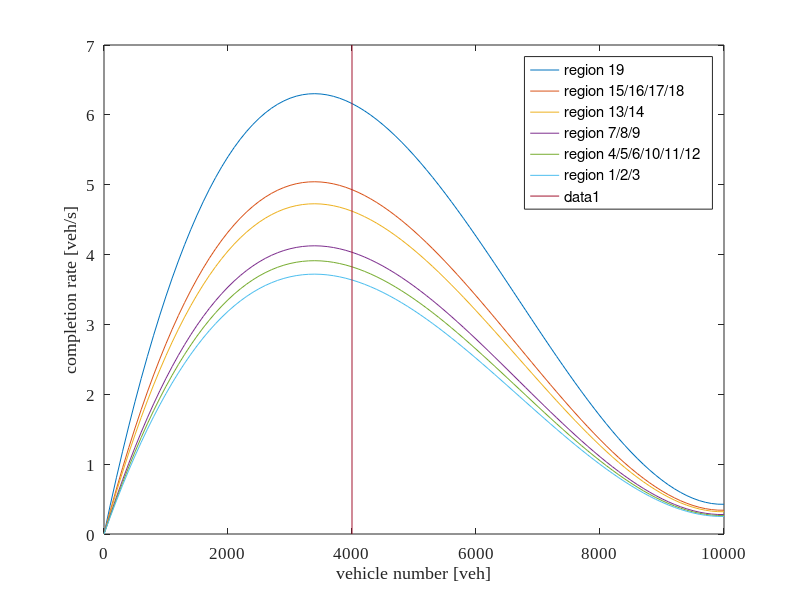
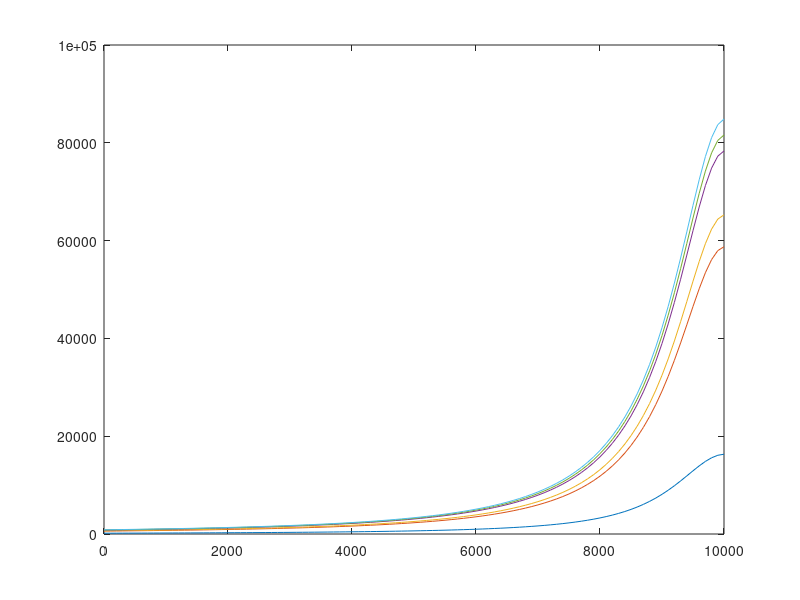

These figures' MATLAB source, in order: (Note: this script raises an error after producing the figures.)
%%%%%%%%%%%%%%%%%%%%%%%%%%%%%%%%%%%%%%%%%%%%%%%%%%%%%%%%%%%%%%%%%%%%%%%%%%%
%%%%%%plot the figures needed for paper
%%%%%%%%%%%%%%%%%%%%%%%%%%%%%%%%%%%%%%%%%%%%%%%%%%%%%%%%%%%%%%%%%%%%%%%%%%%
close all
clear
%% MFD functions
a = 1.4877e-7;
b = -2.9815e-3;
c = 15.0912;

x = 0:100:10000;

s1 = (a*x.^3 + b*x.^2 + c*x)/3600;
s2 = (a*x.^3 + b*x.^2 + c*x)/4500;
s3 = (a*x.^3 + b*x.^2 + c*x)/4800;
s4 = (a*x.^3 + b*x.^2 + c*x)/5500;
s5 = (a*x.^3 + b*x.^2 + c*x)/5800;
s6 = (a*x.^3 + b*x.^2 + c*x)/6100;

t1 = 2500*1./(a*x.^2 + b*x + c);
t2 = 9000*1./(a*x.^2 + b*x + c);
t3 = 10000*1./(a*x.^2 + b*x + c);
t4 = 12000*1./(a*x.^2 + b*x + c);
t5 = 12500*1./(a*x.^2 + b*x + c);
t6 = 13000*1./(a*x.^2 + b*x + c);

figure(1)
plot(x, s1, x, s2, x, s3, x, s4, x, s5, x, s6)
% plot(x, s1)
set(gca, 'FontName', 'Times New Roman', 'FontSize', 12);
set(gcf,'unit','centimeters','position',[10 5 15 10]);
%set(gca,'Position',[.1 .1 .7 .65]);
xlabel('vehicle number [veh]');
ylabel('completion rate [veh/s]');
legend('region 19', 'region 15/16/17/18', 'region 13/14', 'region 7/8/9', 'region 4/5/6/10/11/12', 'region 1/2/3')
ylimit = get(gca, 'Ylim');
hold on
plot([4000,4000], ylimit);

figure(2)
plot(x, t1, x, t2, x, t3, x, t4, x, t5, x, t6)
%% plot vehicle number in each region
% controlled
load('n_19_hexagon_regions_multi_ds_withdemand_7200_252520_4000.mat');
% load('n_19_hexagon_regions_multi_ds_500_700_300_8000_withdemand.mat');
q_max = max(max(q_data_all));

figure(2)
plot(n_data','LineWidth',1.5)
set(gca, 'FontName', 'Times New Roman', 'FontSize', 11);
set(gcf,'unit','centimeters','position',[11 6 15 9]);
legend('region 1', 'region 2', 'region 3', 'region 4', 'region 5', 'region 6', 'region 7', 'region 8', 'region 9', ...
    'region 10', 'region 11', 'region 12', 'region 13', 'region 14', 'region 15', 'region 16', 'region 17', 'region 18', ...
    'region 19')
xlim([0 7200])
ylim([0 6000])
xlabel('time [s]');
ylabel('vehicle number [veh]');
vt_control = sum(sum(n_data))+sum(sum(q_data_all));

% no control
load('n_19_hexagon_regions_multi_ds_withdemand_7200_252520_10000.mat');

figure(3)
plot(n_data','LineWidth',1.5)
set(gca, 'FontName', 'Times New Roman', 'FontSize', 11);
set(gcf,'unit','centimeters','position',[12 7 15 9]);
legend('region 1', 'region 2', 'region 3', 'region 4', 'region 5', 'region 6', 'region 7', 'region 8', 'region 9', ...
    'region 10', 'region 11', 'region 12', 'region 13', 'region 14', 'region 15', 'region 16', 'region 17', 'region 18', ...
    'region 19')
xlim([0 7200])
xlabel('time [s]');
ylabel('vehicle number [veh]');
vt_no_control = sum(sum(n_data))+sum(sum(q_data_all));

% calculate the improvement
fprintf('the total veh.s saved by the method is:')
vt_control
vt_no_control
q_max
(vt_no_control-vt_control)/vt_no_control

%% show the route choice behavior change
load('n_19_hexagon_regions_multi_ds_withdemand_7200_300_300_200_3_4000.mat');
n_c = n_data;
q_c = q_data;
p_c = p_data;
u_c = u_data;
load('n_19_hexagon_regions_multi_ds_withdemand_7200_300_300_200_3_10000.mat');
n_nc = n_data;
q_nc = q_data;
p_nc = p_data;
u_nc = u_data;

% extract the route choice information to region 19
% controlled condition
routes = zeros(18,84,7200);
for k=1:1:7200
    jj=1;
    for j=1:1:size(region_communi,1)
        if p_c(j,19,k) > 0
            region_temp(jj,:) = region_communi(j,:);
            jj=jj+1;
        else
        end
    end
    for i=1:1:18
        kk=2;
        for iii = 1:1:size(region_temp,1)
            if region_temp(iii,1) == i
                routes(i, 1:2, k) = region_temp(iii,:);
            else
            end
        end
        judge = routes(i, 2, k);
        while judge ~= 19 && judge ~=0
            for ii=1:1:size(region_temp,1)
                if region_temp(ii,1) == routes(i, kk, k)
                    routes(i,kk+1:kk+2,k) = region_temp(ii,:);
                    kk=kk+2;
                    judge = region_temp(ii,2);
                else
                end
            end
            %judge
        end
    end
    k
end
%%
route_12_c=[];
for i=1:1:7200
    route_12_c(i,:) = routes(12, :, i);
end
%uncontrolled condition
routes = zeros(18,84,7200);
for k=1:1:7200
    jj=1;
    for j=1:1:size(region_communi,1)
        if p_nc(j,19,k) > 0
            region_temp(jj,:) = region_communi(j,:);
            jj=jj+1;
        else
        end
    end
    for i=1:1:18
        kk=2;
        for iii = 1:1:size(region_temp,1)
            if region_temp(iii,1) == i
                routes(i, 1:2, k) = region_temp(iii,:);
            else
            end
        end
        judge = routes(i, 2, k);
        while judge ~= 19 && judge ~=0
            for ii=1:1:size(region_temp,1)
                if region_temp(ii,1) == routes(i, kk, k)
                    routes(i,kk+1:kk+2,k) = region_temp(ii,:);
                    kk=kk+2;
                    judge = region_temp(ii,2);
                else
                end
            end
            %judge
        end
    end
end
route_12_nc=[];
for i=1:1:7200
    route_12_nc(i,:) = routes(12, :, i);
end

% purify
route_12_c(:,all(route_12_c==0,1))=[];
route_12_c(all(route_12_c==0,2),:)=[];

route_12_nc(:,all(route_12_nc==0,1))=[];
route_12_nc(all(route_12_nc==0,2),:)=[];

% mark the route choice: 1--12-18-19; 2--12-13-19; 3--12-11-18-19; 4--12-1-13-19
for i=1:1:size(route_12_c,1)
    if route_12_c(i,2)==18
        route_12_c(i,7) =1;
    elseif route_12_c(i,2)==13
        route_12_c(i,7) = 2;
    elseif route_12_c(i,2)==11
        route_12_c(i,7) = 3;
    elseif route_12_c(i,2)==1
        route_12_c(i,7) = 4;
    else
    end
end
for i=1:1:size(route_12_nc,1)
    if route_12_nc(i,2)==18
        route_12_nc(i,7) =1;
    elseif route_12_nc(i,2)==13
        route_12_nc(i,7) = 2;
    elseif route_12_nc(i,2)==11
        route_12_nc(i,7) = 3;
    elseif route_12_nc(i,2)==1
        route_12_nc(i,7) = 4;
    else
    end
end

% show the route choice
figure(4)
plot(route_12_nc(:,7)')
ylim([0 5])
figure(5)
plot(route_12_c(:,7)')
ylim([0 5])
%% show the travel time in region 13 and 14 along time (4800m for region 13 and 4500 for region 18)
t_13_c = 4800./(a*n_c(13,:).^2 + b*n_c(13,:) + c);
t_18_c = 4500./(a*n_c(18,:).^2 + b*n_c(18,:) + c);

t_13_nc = 4800./(a*n_nc(13,:).^2 + b*n_nc(13,:) + c);
t_18_nc = 4500./(a*n_nc(18,:).^2 + b*n_nc(18,:) + c);

t=1:1:7200;
figure(6) 
plot(t, t_13_c, t,t_18_c)
ylim([0 1100])
grid on
figure(7) 
plot(t, t_13_nc, t,t_18_nc)
ylim([0 1100])
grid on
%%
figure(8)
plot(t, t_13_c,'b', t,t_18_c,'r', 'LineWidth', 1.5)
ylim([0 1100])
% xlim([-200 9000])
hold on
plot(t, t_13_nc,'b--', t,t_18_nc, 'r--','LineWidth', 1.5)
set(gca, 'FontName', 'Times New Roman', 'FontSize', 11);
set(gcf,'unit','centimeters','position',[12 7 8 6]);

figure(9)
plot(t, n_c(13,:),'b', t,n_c(18,:),'r', 'LineWidth', 1.5)
% ylim([0 1100])
% xlim([-200 9000])
hold on
plot(t, n_nc(13,:),'b--', t,n_nc(18,:), 'r--','LineWidth', 1.5)
set(gca,'ydir','reverse')
set(gca,'xtick',[])
set(gca, 'FontName', 'Times New Roman', 'FontSize', 11);
set(gcf,'unit','centimeters','position',[12 7 8 6]);

figure(10)
x = 0:100:10000;
c13 = (a*x.^3 + b*x.^2 + c*x)/4800;
c18 = (a*x.^3 + b*x.^2 + c*x)/4500;
t_13 = 4800./(a*x.^2 + b*x + c);
t_18 = 4500./(a*x.^2 + b*x + c);
yyaxis left
plot(x, c13,'b', x,c18,'r', 'LineWidth', 1.5)
set(gca,'xdir','reverse')
% set(gca,'ytick','Color','black')
set(gca, 'FontName', 'Times New Roman', 'FontSize', 11);
set(gcf,'unit','centimeters','position',[12 7 16 6]);

yyaxis right
plot(x, t_13,'b', x,t_18,'r', 'LineWidth', 1.5)
ylim([0 1100])
